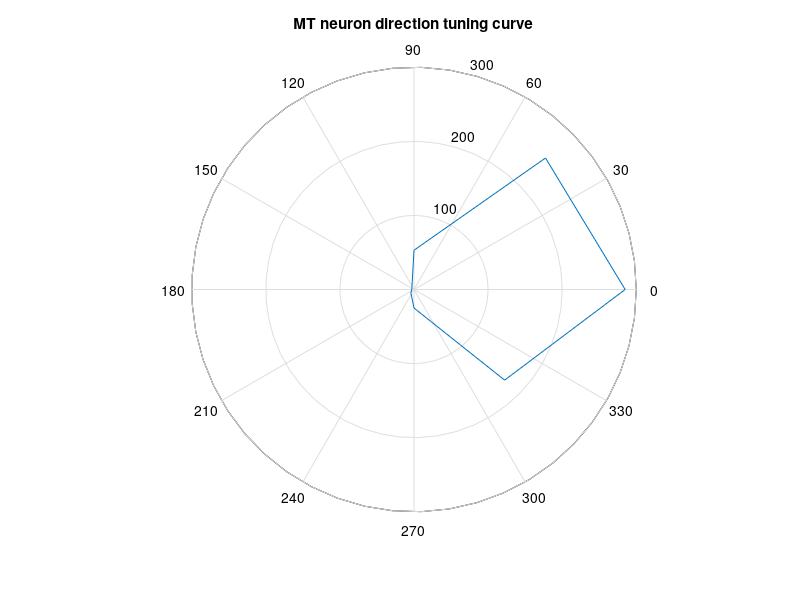
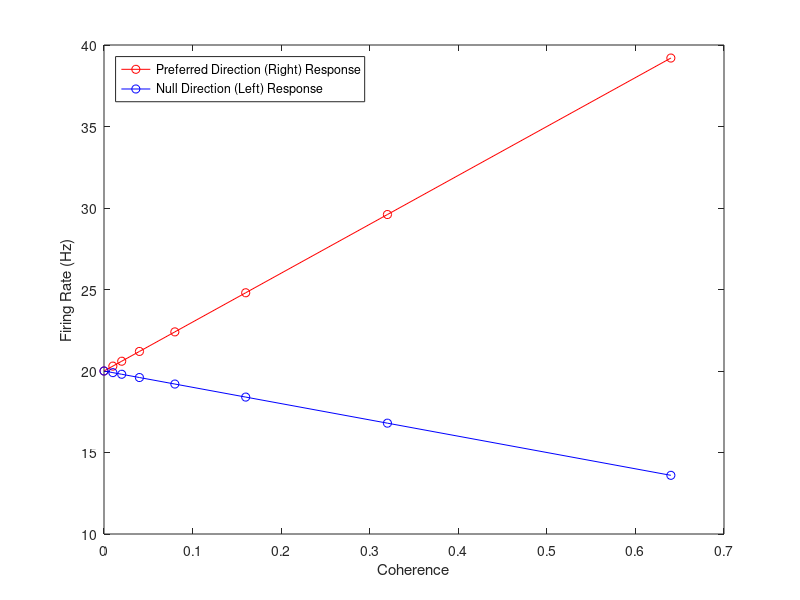

The MATLAB source for these figures, in order: (Note: this script raises an error after producing the figures.)
% Choice Probability Tutorial
% Concepts covered:
% - simulating variable neuronal and behavioral data
% - signal detection theory analysis to determine separability of
% distributions
%
% written by Alex Smolyanskaya on 7 Aug 2011 for Harvard Quantitative
% Methods Boot Camp


format compact

%% Relating neuronal activity to behavior
% It turns out there is a measurable relationship between the activity of
% single neurons and animals' decisions on specific tasks. This has been
% shown for several tasks and brain areas in monkey cortex (e.g. see
% Britten et al 1996 one of the first reports). In a way, this makes a lot
% of sense, what are neurons doing if not informing behavior? On the other
% hand, we have billions of neurons, and at least hundreds of thousands
% that fire even during the most specific of tasks. So maybe it's no
% surprise that the relationship between a single neuron and an animal's
% choice tends to be pretty small (but significant).
%
% In this tutorial we'll explore 1) how this relationship may arise by
% simulating some neuronal data that informs behavior and 2) how we can
% measure small differences between noisy distributions of firing rates.


%% The experiment
% We're going to simulate an experiment where we ask a monkey to tell us if
% a random dot stimulus is moving left or right. Our simulated monkey will
% make this decision based on the firing rate of a pair of simulated MT
% neurons, which are very selective for direction of motion and are
% therefore prime sources of information for this task (and have been shown
% to actually do this by Britten et al 1996).
% 
% This is what a tuing curve looks like, so when we say this neuron
% "prefers" right, we mean it fires a lot more to stimuli moving rightward
% than leftward. It's preferred direction is to the right and it's null
% direction is to the left. in MT, the null direction is typically the one
% opposite to the preferred and also the one that elicits the smallest
% firing rate.
Dirs = [0:45:315 0];
fRate = [285 251 53 4 3 6 25 173 285];
polar(deg2rad(Dirs), fRate)
title('MT neuron direction tuning curve')
ylabel('firing fate (Hz)')

% Our monkey will be deciding left vs right, so let's say he's
% comparing the activity of 2 neurons: one that prefers left and one that
% prefers right. If the stimulus was very clearly moving right, this would
% be trivial because the right-preferring neuron would fire much more than
% the left-preferring neuron every single time simply due to the visual
% stimulus. The right neuron will completely predict the animal's decision
% on this task, but this might not be because it's actually involved in the
% decision, but simply because it responds to right motion much more than
% it does to left motion. So, we make the task more difficult by
% introducing noise. This way, the subject will make mistakes and we can
% compare neuronal responses *to the same visual stimulus* when the monkey
% gets it right or wrong. If there is a difference in responses, we can
% argue that this neuron contributes to behavior in some way. We'll see how
% this works soon.
% 
%% The stimulus
% In the noisy stimulus some proportion of the dots move randomly and some
% move in the specified direction (left or right). So if 50% move right and
% 50% move in random directions, we say this stimulus has a coherence of
% 50%. If 25% move right, it has a cohrence of 25%. If a stimulus has a
% coherence of 5%, it is very hard to tell which way it is moving and the
% subject will often get it wrong. If it has a coherence of 0%
% there is no true direction. Same for left-moving stimuli. So at 0% right
% and left stimuli are the same and contain no true direction. MT neurons
% also respond less to less-coherent stimuli. First, let's see what this
% coherence-dependent response looks like:

% We'll need a neurons response to 0% stimuli and how the neuronal response
% changes with coherence:
fRateAt0 = 20;
fRatePerPrefCoh = 30; 
fRatePerNullCoh = -10; % MT neurons are supressed by motion in the direction opposite to their preferred, called the 'null' direction

% Coherences
Cohs = [0 .01 .02 .04 .08 .16 .32 .64]'; 
% Expected firing rate for one neuron to stimuli at different coherencesis
% well approximated by a linear function:
ExpectedSpikesRight = fRateAt0 + fRatePerPrefCoh*Cohs % preferred direction stimuli
ExpectedSpikesLeft = fRateAt0 + fRatePerNullCoh*Cohs % null direction stimuli

%Plot:
figure
plot(Cohs, ExpectedSpikesRight, 'o-r')
hold on;
plot(Cohs, ExpectedSpikesLeft, 'o-b')
xlabel('Coherence')
ylabel('Firing Rate (Hz)')
legend('Preferred Direction (Right) Response', 'Null Direction (Left) Response',...
    'Location', 'NorthWest')

% Ok, so we can see that this neuron's firing rate increases with coherence
% for preferred direction stimuli. This makes sense, there's more
% right-ward moving dots in higher coherence stimuli. Note, this
% neuron's response decreases the more coherent the null direction stimuli
% are.

%% Model neurons leading to a decision
% Ok, now let's see how a monkey can compare the activity of two such
% neurons to make a decision about the stimulus moving left or right. Again
% we don't want to use the trivial case when the the stimulus actually has
% dots moving either left or right, because our right-preferring neuron
% will always fire more for right and left-preferring neuron will fire more
% for left. Let's take the impossible condition of 0% coherence where there
% is no true direction. The monkey is trained to respond no matter what so
% he might as well go with his best guess given the two neurons he's got
% (we hope). Neurons are noisy se let's see how this small amount of noise
% might cause the animal to choose one direction over another.

thisCoh = 0; 
nTrials = 1000; % number of trials we'll simulate our neuronal response 
Time = 1; %(second)

% In the 0% coherence stimulus, there's no real direction in this stimulus
% so both neurons fire the same amount on average:
ExpectedSpikesRight = Time .* (fRateAt0 + fRatePerPrefCoh*thisCoh)
ExpectedSpikesLeft = Time .* (fRateAt0 + fRatePerNullCoh*thisCoh)

% However, neurons are noisy, so on any given trial they might fire a
% little less or a little more. Let's assume 1) this noise is normally
% distributed 2) the variance is equal to the mean (so we'll take the
% square root to get the standard deviation; remember: SD = sqrt(variance))
SpikesRight = normrnd(ExpectedSpikesRight, sqrt(ExpectedSpikesRight), nTrials, 1);
SpikesLeft = normrnd(ExpectedSpikesLeft, sqrt(ExpectedSpikesLeft), nTrials, 1);

% Again, these distributions should still look approximately the same:
figure
maxResponse = max([SpikesRight(:); SpikesLeft(:)]);
subplot 211
hist(SpikesRight)
xlim([0 maxResponse])
title('Preferred Responses')
subplot 212
hist(SpikesLeft)
xlim([0 maxResponse])
title('Null Responses')
xlabel('Number of Spikes')

% OK, now let's make our monkey base his decision on these two neurons.
% Whenever the Right-preferring neuron fires more, the monkey will choose
% right, when the Left-preferring neuron fires more, he'll choose left.
% ChoseRight is the index of trials on which the monkey chose right based
% on the comparison of firing rates between the Left and Right neuron.
% ChoseLeft is the index of trials when he chose left (i.e. the trials when
% he did not choose right)
ChoseRight = SpikesRight > SpikesLeft; % Decision: compare the two neurons' responses
ChoseLeft = ~ChoseRight;

% Now let's look only at the Right-preferring neuron's responses, sorted by
% the monkey's decision. That is, looks at the firing rates of the
% right-preferring neuron just like we did before but separated by what our
% fake monkey chose in the previous 2 lines.
figure('Name', 'Right-preferring neurons''s response, sorted by decision')
subplot 211
hist(SpikesRight(ChoseRight))
xlim([0 maxResponse])
title('Monkey Chose Right (Pref for this neuron)')
subplot 212
hist(SpikesRight(ChoseLeft))
xlim([0 maxResponse])
title('Monkey Chose Left (Null for this neuron)')
% Notice, they're slightly different. Remember, the stimulus was the same
% on every trial. And here we're looking at the response of only one neuron
% and we can see a difference in the response distributions between when
% the animal chose left vs right. This neuron fired a little more than it's
% average on the trials when the monkey chose right. That's nice, that
% means we don't have to record from two neurons at once to measure this!
% This also makes sense because the Left neurons' responses are equally
% variable around the same mean response so when the Right neuron fires a
% little more than it's average, it's likely to be firing more than the
% Left neuron as well.

% We can also look at the Left neuron's responses:
figure('Name', 'Left-preferring neurons''s response, sorted by decision')
subplot 211
hist(SpikesLeft(ChoseRight))
xlim([0 maxResponse])
title('Monkey Chose Right (Null for this neuron)')
subplot 212
hist(SpikesLeft(ChoseLeft))
xlim([0 maxResponse])
title('Monkey Chose Left (Pref for this neuron)')
% Note, this neuron fires more when the monkey chose left, which is this
% neuron's preferred direction!

% Conclusion: even though these two neurons fire the same amount, on
% average, to the 0% coherence stimulus, small fluctuations in their
% response can influence behavior *if the monkey is "listening" to these
% neurons*

% Would this work for stimuli with some signal, such as 2% or 8% coherence?
% What do the monkey's decisions look like in the 100% coh case?
% Try!

%% How well can we tell what the monkey will do from the neuron's response?
% In our model monkey we know that these neurons are contributing to the
% decision, because we made it that way. We can also see the subtle
% difference between the distributions. But when we're doing an experiment
% to test this, we don't know whether the neuron we're recording from
% contributes to the decision, that's the point of the experiment. In
% either case, even if we can see the subtle differences in the
% distributions, how can we tell how good the neuron is at predicting the
% monkey's response? How can we put a number on it? Another way to think of
% it is, how well can an ideal observer (you) tell what the monkey is going
% to choose by looking at the firing rate of a neuron? If we can't tell at
% all, then we would say that this neuron is probably not involved in the
% decision. In our model above, we made it so that the neurons were
% responsible for the decision, so in this case we should be able to
% predict the monkeys response from the neuron's response with some
% probability. That probability is equal to the area under the ROC
% ("Receiver Operating Characteristic", fancy, huh?) curve.

% The ROC curve is just a concept borrowed from signal detection theory
% that let's us put a number on the "separability" of two distributions. In
% our case, we want to ask, if I choose a firing rate randomly from all of
% the responses of our Right neuron, how well could I predict what the
% monkey will do? 

% If you've changed the above model, re-run it under the 0% coherence case
% before you plot this:
figure('Name', 'Right-preferring neurons''s response, sorted by decision')
subplot 211
hist(SpikesRight(ChoseRight));
hold on
xlim([0 maxResponse])
yVals = get(gca, 'yLim');
plot([30 30], yVals, 'k', 'LineWidth', 2)
plot([20 20], yVals, 'g', 'LineWidth', 2)
plot([10 10], yVals, 'r', 'LineWidth', 2)
title('Monkey Chose Right (Pref for this neuron)')
subplot 212
hist(SpikesRight(ChoseLeft))
hold on
xlim([0 maxResponse])
plot([30 30], yVals, 'k', 'LineWidth', 2)
plot([20 20], yVals, 'g', 'LineWidth', 2)
plot([10 10], yVals, 'r', 'LineWidth', 2)
title('Monkey Chose Left (Null for this neuron)')
xlabel('Spikes')
% So, if I ask you, what did the monkey choose if the firing rate was 30
% spikes (black line), you'd be pretty certain he chose right, your
% probability of being correct would be 1. Same for 10 spikes: you'd say he
% chose left. However, for 20 spikes, you have no idea, he chose both right
% and left on those trials, you'd be at about chance (50% correct). The
% ROC will tell us the probability with which you'd be right overall.

% The ROC analysis will basically step through the ditributions like we did
% with our spike lines in the previous figure, but more finely. It will
% also ask a slightly different question. Each step will represent a
% criterion value for the ideal observer to use to make a decision about
% whether the subject reported that the stimulus was moving right or not.
% (Note the observer here is the experimenter looking at the data, not the
% subject doing the task.) At each criterion, we'll plot the number of
% trials on which there were more spikes than the criterion in the 1) chose
% right distribution and 2) chose left distribution. These will be plotted
% on the ROC plot on the y and x axes, respectively. The number of trials
% where the ideal observer would have chosen right based on the "chose
% right" distribution would be the number of correct trials (Hits) and the
% number of trials where the ideal observer would have chosen right but
% from the distribution of "chose left" responses would be the number of
% wrong trials (False Alarms). So, if the observer's criterion is very low
% (e.g. 1 spike) he would have chosen right on all trials based on both
% distributions because all trials are > 1 spike. This point would end up
% in the upper right corner of the ROC diagram. With a high criterion of 30
% spikes,the observer will have chosen right on a small proportion of
% trials so the point will be in the lower left corner of the ROC plot. The
% intermediate criteria values will fill out a connected line between these
% points. If the distributions of firing rates when the subject chose right
% and  when the subject chose left are identical, the line will be a
% straight line of unity. The area under this curve is the probability with
% which the ideal observer can tell what the subject will choose based on
% the firing rates. In the case of identical distributions and the
% straigh-line ROC, the area under the curve is 0.5, which is chance.

% Setup:
% Remember, we're only looking at the right-preferring neuron and sorting
% its responses to the *same stimulus* by the subject's decision.
ChoseRightSpikes = SpikesRight(ChoseRight); % store values for easier access
ChoseLeftSpikes = SpikesRight(ChoseLeft); % store values for easier access

% Define criteria list 
N = 100; % number of steps to take through the firing rates (number of criteria) 
CritLo = min([min(ChoseRightSpikes(:)) min(ChoseLeftSpikes(:))]); % lower bound on criterion
CritHi = max([max(ChoseRightSpikes(:)) max(ChoseLeftSpikes(:))]); % upper bound on criterion
Crit = linspace(CritLo,CritHi,N); % Get all criteria

%Init empty vectors for Hits and False Alarms
FalseAlarm = NaN(1,N); %initialize vector
Hit = NaN(1,N);


% Here we'll draw an animated figure that updates with every criterion the
% ROC process evaluates against. Make sure you can see the figure while
% it's being plotted

% Choice histogram values for plotting 
maxRate = max([ChoseRightSpikes(:); ChoseLeftSpikes(:)]);
bins = [0:maxRate/50:maxRate];
nRight = histc(ChoseRightSpikes, bins);
nLeft = histc(ChoseLeftSpikes, bins);
maxCount = max([nRight(:); nLeft(:)]);

figure % "animated" figure
for ThisStep = 1:N,
    FalseAlarm(N-ThisStep+1) = sum(ChoseLeftSpikes > Crit(ThisStep));
    Hit(N-ThisStep+1) = sum(ChoseRightSpikes > Crit(ThisStep));
    
    % Plot as it goes! 
    % comment this out if you want it to go faster.
    subplot 221
    bar(bins,nRight, 'b');
    hold on;
    bar(bins, -nLeft, 'c');
    xlim([0 maxRate]); ylim([-maxCount maxCount])
%     legend('Chose Right', 'Chose Left', 'Location', 'NorthWest');
    plot([Crit(ThisStep) Crit(ThisStep)], [-maxCount maxCount],...
        'k', 'LineWidth', 2);
    xlabel('Spike Count'); ylabel('counts'); title('Spike counts sorted by choice')
    hold off
    subplot 222
    plot([0 nTrials/2], [0 nTrials/2], 'k')
    hold on
    plot(FalseAlarm,Hit);
    axis square; xlabel('False Alarm'); ylabel('Hit'); title('ROC curve (not yet normalized)')
    xlim([0 nTrials/2]); ylim([0 nTrials/2]);
    pause(0.2) 
end

% The area under our live-drawn curve will be some large number that's not
% in the range 0-1 because we were counting trials. So now we just normalize
% it:
NumY = length(ChoseLeftSpikes);
FalseAlarm = FalseAlarm/NumY; % Normalize to 1 so that area is in the range 0-1 (for probability)
NumX = length(ChoseRightSpikes);
Hit = Hit/NumX; % Normalize to 1 so that area is in the range 0-1 (for probability)

FalseAlarm(1) = 0;
Hit(1) = 0;
FalseAlarm(N) = 1;
Hit(N) = 1;
areaROC = trapz(FalseAlarm,Hit); % get the area under the curve

% Plot final ROC curve (normalized). The area under the curve = choice
% probability (CP)
subplot 223
plot(FalseAlarm,Hit),axis('square'),xlabel('FA'),ylabel('Hit');
title(sprintf('ROC area/CP = %.3f', areaROC));

% What would the CP be if this neuron fired more when the monkey chose the
% neuron's null direction (left)? 

% Can you simulate a monkey that does not use his MT neurons to make the
% decisions about direction? What does the choice probability look like in
% this case?

%% References:
% Britten, Newsome, Shadlen, Celebrini, and Movshon 1996. "A relationship
% between behavioral choice and the visual responses of neurons in macaque
% MT". Visual Neuroscience. 13, 87-100.
% Parker and Newsome 1998, "Sense and the Single Neuron: Probing the
% Physiology of Perception". Annu. Rev. Neurosci. 21, 227-77.